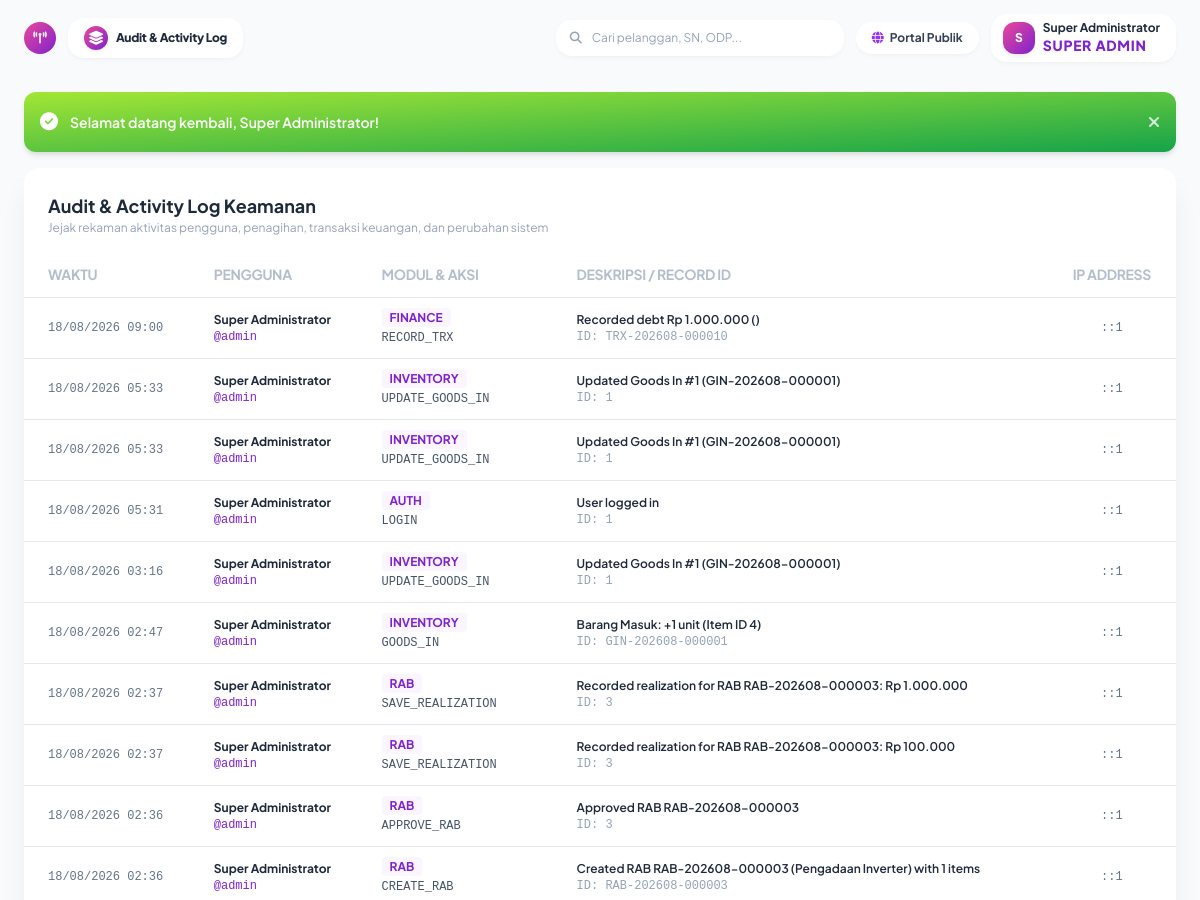
The page /index.php?page=settings_logs (signed in, upper part) on the database as committed earlier.
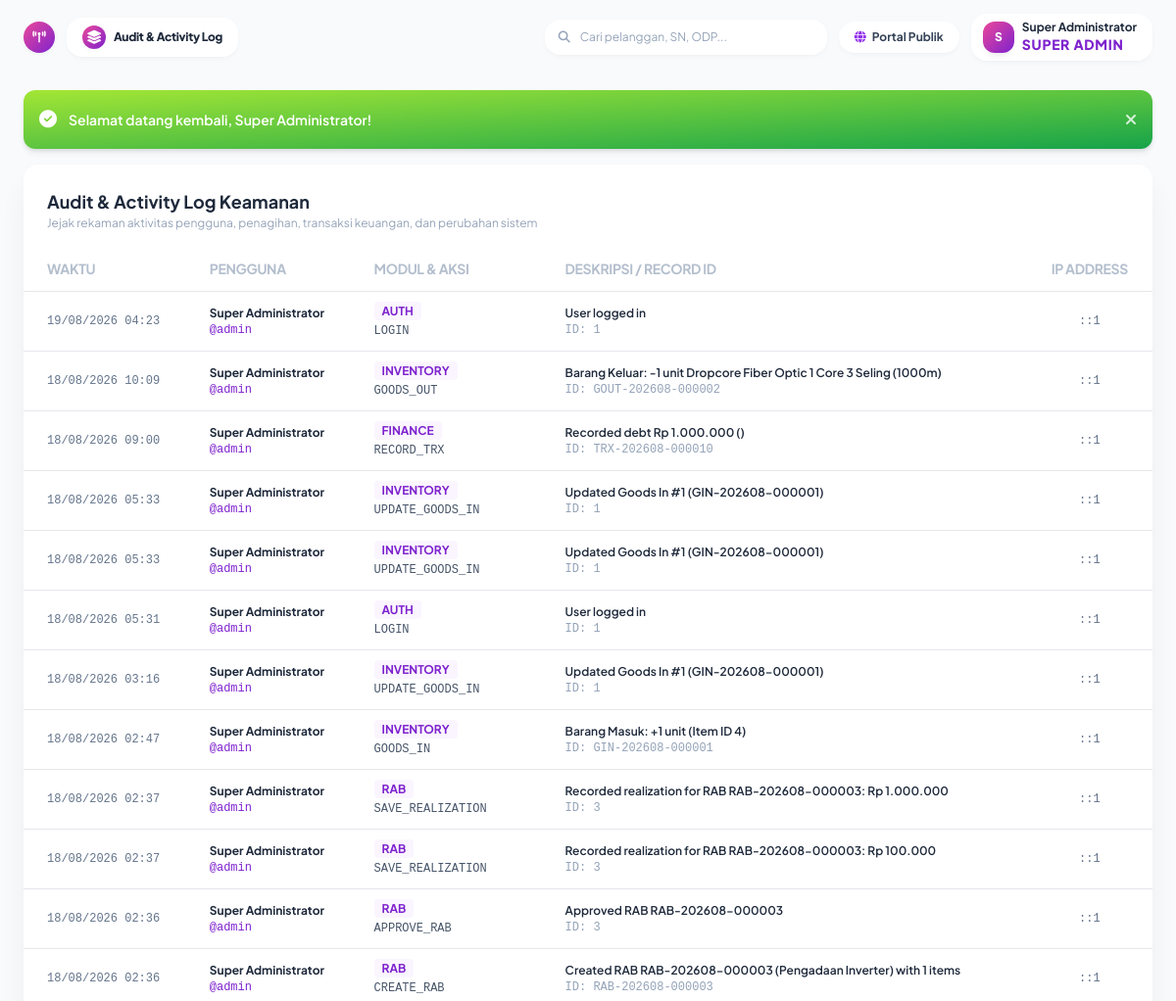
The same page on the database as committed later.
### tables this page shows
CREATE TABLE activity_logs (
    id INTEGER PRIMARY KEY AUTOINCREMENT,
    user_id INTEGER,
    module TEXT NOT NULL,
    action TEXT NOT NULL,
    record_id TEXT,
    old_value TEXT,
    new_value TEXT,
    ip_address TEXT,
    user_agent TEXT,
    created_at DATETIME DEFAULT CURRENT_TIMESTAMP,
    FOREIGN KEY (user_id) REFERENCES users(id) ON DELETE SET NULL
);

CREATE TABLE users (
    id INTEGER PRIMARY KEY AUTOINCREMENT,
    role_id INTEGER NOT NULL,
    name TEXT NOT NULL,
    username TEXT NOT NULL UNIQUE,
    email TEXT NOT NULL UNIQUE,
    phone TEXT,
    password TEXT NOT NULL,
    status TEXT NOT NULL DEFAULT 'active', -- active, inactive, suspended
    avatar TEXT,
    last_login DATETIME,
    created_at DATETIME DEFAULT CURRENT_TIMESTAMP,
    updated_at DATETIME DEFAULT CURRENT_TIMESTAMP, pic_id INTEGER DEFAULT NULL,
    FOREIGN KEY (role_id) REFERENCES roles(id)
);

### app/Controllers/SettingController.php (called while the page is built, shortened)
<?php
require_once __DIR__ . '/../Helpers/Helper.php';
class SettingController {
    public function auditLogs(): void {
        $pdo = getDbConnection();
        $logs = $pdo->query("
            SELECT l.*, u.name as user_name, u.username
            FROM activity_logs l
            LEFT JOIN users u ON l.user_id = u.id
            ORDER BY l.id DESC LIMIT 100
        ")->fetchAll();
        $pageTitle = 'Audit & Activity Log';
        require __DIR__ . '/../Views/settings/audit_logs.php';
        $content = ob_get_clean();
        require __DIR__ . '/../Views/layouts/main.php';
    }
}

### app/Helpers/Helper.php (called while the page is built, shortened)
<?php
class Helper {
    public static function baseUrl(): string {
        $protocol = (!empty($_SERVER['HTTPS']) && $_SERVER['HTTPS'] !== 'off' || ($_SERVER['SERVER_PORT'] ?? 80) == 443) ? "https://" : "http://";
        $host = $_SERVER['HTTP_HOST'] ?? 'localhost';
        $scriptName = $_SERVER['SCRIPT_NAME'] ?? '';
        $dir = dirname($scriptName);
        return rtrim($protocol . $host . $dir, '/');
    }
    public static function url(string $page = '', array $params = []): string {
        $base = self::baseUrl();
        $query = [];
        if ($page !== '') {
            $query['page'] = $page;
        }
        $query = array_merge($query, $params);
        $queryString = http_build_query($query);
        return $base . '/index.php' . ($queryString ? '?' . $queryString : '');
    }
    public static function asset(string $path): string {
        return self::baseUrl() . '/public/assets/' . ltrim($path, '/');
    }
    public static function e(?string $value): string {
        return htmlspecialchars($value ?? '', ENT_QUOTES, 'UTF-8');
    }
    public static function formatDate(?string $dateString, string $format = 'd M Y'): string {
        $time = strtotime($dateString);
        $months = [
            1 => 'Januari', 2 => 'Februari', 3 => 'Maret', 4 => 'April',
            5 => 'Mei', 6 => 'Juni', 7 => 'Juli', 8 => 'Agustus',
            9 => 'September', 10 => 'Oktober', 11 => 'November', 12 => 'Desember'
        ];
        $shortMonths = [
            1 => 'Jan', 2 => 'Feb', 3 => 'Mar', 4 => 'Apr',
            5 => 'Mei', 6 => 'Jun', 7 => 'Jul', 8 => 'Agu',
            9 => 'Sep', 10 => 'Okt', 11 => 'Nov', 12 => 'Des'
        ];
        $d = date('j', $time);
        $m = (int)date('n', $time);
        $y = date('Y', $time);
        if ($format === 'd F Y') {
            return "$d {$months[$m]} $y";
        } elseif ($format === 'd M Y') {
            return "$d {$shortMonths[$m]} $y";
        } elseif ($format === 'd/m/Y H:i') {
            return date('d/m/Y H:i', $time);
        }
        return date($format, $time);
    }
    public static function getFlash(): ?array {
        if (isset($_SESSION['flash'])) {
            $flash = $_SESSION['flash'];
            return $flash;
        }
        return null;
    }
}

### app/Services/AuthService.php (called while the page is built, shortened)
<?php
class AuthService {
    public static function user(): ?array {
        return $_SESSION['user'] ?? null;
    }
}

### app/Views/settings/audit_logs.php (the view, shortened to what this page needs)
<div class="flex flex-wrap -mx-3">
  <div class="w-full max-w-full px-3">
    <div class="relative flex flex-col min-w-0 break-words bg-white shadow-soft-xl rounded-2xl bg-clip-border">
      <div class="p-6 pb-0 mb-0 bg-white border-b-0 rounded-t-2xl">
        <h5 class="font-bold text-slate-800 text-lg">Audit & Activity Log Keamanan</h5>
        <p class="text-xs text-slate-400">Jejak rekaman aktivitas pengguna, penagihan, transaksi keuangan, dan perubahan sistem</p>
      </div>
      <div class="flex-auto px-0 pt-4 pb-2">
        <div class="p-0 overflow-x-auto">
          <table class="items-center w-full mb-0 align-top border-gray-200 text-slate-500">
            <thead class="align-bottom">
              <tr>
                <th class="px-6 py-3 font-bold text-left uppercase align-middle bg-transparent border-b border-gray-200 text-2xs tracking-tight text-slate-400 opacity-70">Waktu</th>
                <th class="px-6 py-3 font-bold text-left uppercase align-middle bg-transparent border-b border-gray-200 text-2xs tracking-tight text-slate-400 opacity-70">Pengguna</th>
                <th class="px-6 py-3 font-bold text-left uppercase align-middle bg-transparent border-b border-gray-200 text-2xs tracking-tight text-slate-400 opacity-70">Modul & Aksi</th>
                <th class="px-6 py-3 font-bold text-left uppercase align-middle bg-transparent border-b border-gray-200 text-2xs tracking-tight text-slate-400 opacity-70">Deskripsi / Record ID</th>
                <th class="px-6 py-3 font-bold text-center uppercase align-middle bg-transparent border-b border-gray-200 text-2xs tracking-tight text-slate-400 opacity-70">IP Address</th>
              </tr>
            </thead>
            <tbody>
              <?php foreach ($logs as $l): ?>
              <tr>
                <td class="p-3 px-6 align-middle bg-transparent border-b whitespace-nowrap text-xs font-mono">
                  <?php echo Helper::formatDate($l['created_at'], 'd/m/Y H:i'); ?>
                </td>
                <td class="p-3 px-6 align-middle bg-transparent border-b whitespace-nowrap text-xs">
                  <span class="font-bold text-slate-800 block"><?php echo Helper::e($l['user_name'] ?? 'System'); ?></span>
                  <?php if (!empty($l['username'])): ?>
                    <span class="text-2xs text-purple-700 font-mono">@<?php echo Helper::e($l['username']); ?></span>
                  <?php endif; ?>
                </td>
                <td class="p-3 px-6 align-middle bg-transparent border-b whitespace-nowrap text-xs">
                  <span class="px-2 py-0.5 rounded bg-purple-50 text-purple-700 font-bold text-2xs uppercase"><?php echo Helper::e($l['module']); ?></span>
                  <span class="text-2xs text-slate-600 font-mono block mt-1"><?php echo Helper::e($l['action']); ?></span>
                </td>
                <td class="p-3 px-6 align-middle bg-transparent border-b whitespace-nowrap text-xs">
                  <span class="font-semibold text-slate-800 block"><?php echo Helper::e($l['new_value'] ?? $l['action']); ?></span>
                  <?php if (!empty($l['record_id'])): ?>
                    <span class="text-2xs text-slate-400 font-mono">ID: <?php echo Helper::e($l['record_id']); ?></span>
                  <?php endif; ?>
                </td>
                <td class="p-3 px-6 text-center align-middle bg-transparent border-b whitespace-nowrap text-xs font-mono">
                  <?php echo Helper::e($l['ip_address']); ?>
                </td>
              </tr>
              <?php endforeach; ?>
            </tbody>
          </table>
        </div>
      </div>
    </div>
  </div>
</div>

### index.php (shortened to what this page needs)
<?php
require_once __DIR__ . '/app/Helpers/Helper.php';
require_once __DIR__ . '/app/Services/AuthService.php';
require_once __DIR__ . '/app/Controllers/SettingController.php';
$page = $_GET['page'] ?? 'landing';
switch ($page) {
    case 'settings_logs':
        (new SettingController())->auditLogs();
        break;
}

### app/Views/layouts/main.php (shortened to what this page needs)
<!DOCTYPE html>
<html lang="id">
<head>
  <link rel="stylesheet" href="https://cdnjs.cloudflare.com/ajax/libs/font-awesome/6.5.2/css/all.min.css" />
  <link href="<?php echo Helper::asset('css/nucleo-icons.css'); ?>" rel="stylesheet" />
  <link href="<?php echo Helper::asset('css/nucleo-svg.css'); ?>" rel="stylesheet" />
  <script src="https://cdn.tailwindcss.com"></script>
</head>
<body class="m-0 font-sans antialiased font-normal text-sm leading-normal bg-slate-50 text-slate-600 min-h-screen">
  <div class="xl:ml-72 min-h-screen flex flex-col justify-between transition-all duration-300">
    <div>
      <?php require __DIR__ . '/../partials/navbar.php'; ?>
      <main class="w-full px-4 sm:px-6 py-4 mx-auto max-w-[1600px] pb-24 xl:pb-6">
        <?php require __DIR__ . '/../partials/alerts.php'; ?>
        <?php echo $content ?? ''; ?>
      </main>
    </div>
  </div>
</body>
</html>

### app/Views/partials/navbar.php (shortened to what this page needs)
<?php
$user = AuthService::user();
$pageTitle = $pageTitle ?? 'Dashboard Utama';
?>
<nav class="sticky top-0 z-30 w-full px-4 sm:px-6 py-2.5 sm:py-3.5 mx-auto max-w-[1600px] flex items-center justify-between">
  <div class="flex items-center gap-2 sm:gap-3">
    <a href="<?php echo Helper::url('dashboard'); ?>" class="xl:hidden flex items-center justify-center w-8 h-8 rounded-2xl bg-gradient-to-tl from-purple-700 to-pink-500 text-white shadow-soft-xs text-xs">
      <i class="fa-solid fa-tower-broadcast"></i>
    </a>
    <div class="flex items-center gap-2 px-3.5 sm:px-4 py-1.5 sm:py-2 bg-white/90 backdrop-blur-md rounded-2xl shadow-soft-xs">
      <div class="w-5 h-5 sm:w-6 sm:h-6 rounded-xl bg-gradient-to-tl from-purple-700 to-pink-500 text-white flex items-center justify-center text-3xs shadow-soft-xs shrink-0">
        <i class="fa-solid fa-layer-group"></i>
      </div>
      <span class="text-2xs sm:text-xs font-black text-slate-800 tracking-tight leading-none truncate max-w-[150px] sm:max-w-none"><?php echo Helper::e($pageTitle); ?></span>
    </div>
  </div>
  <div class="flex items-center gap-2 sm:gap-3">
    <div class="relative hidden md:block w-72">
      <span class="absolute inset-y-0 left-0 flex items-center pl-3.5 pointer-events-none text-slate-400">
      </span>
      <input type="text" placeholder="Cari pelanggan, SN, ODP..." class="w-full text-xs pl-9 pr-3.5 py-2.5 rounded-2xl bg-white focus:outline-none focus:ring-2 focus:ring-purple-500/20 shadow-soft-xs placeholder:text-slate-400">
    </div>
    <a href="<?php echo Helper::url('landing'); ?>" target="_blank" class="px-3 sm:px-4 py-1.5 sm:py-2 text-2xs sm:text-xs font-bold text-slate-700 bg-white hover:bg-slate-50 rounded-2xl shadow-soft-xs transition-colors flex items-center gap-1.5">
      <i class="fa-solid fa-globe text-purple-600"></i>
      <span class="hidden sm:inline">Portal Publik</span>
    </a>
    <div class="flex items-center gap-2 px-2.5 sm:px-3 py-1 sm:py-1.5 bg-white/90 backdrop-blur-md rounded-2xl shadow-soft-xs">
      <div class="w-7 h-7 sm:w-8 sm:h-8 rounded-xl bg-gradient-to-tl from-purple-700 to-pink-500 text-white flex items-center justify-center font-black text-2xs sm:text-xs shadow-soft-sm shrink-0">
        <?php echo strtoupper(substr($user['name'] ?? 'A', 0, 1)); ?>
      </div>
      <div class="hidden sm:block text-left pr-1">
        <span class="text-xs font-bold text-slate-800 block leading-tight"><?php echo Helper::e($user['name'] ?? 'Admin'); ?></span>
        <span class="text-3xs text-purple-700 font-extrabold block uppercase tracking-wider"><?php echo Helper::e($user['role_display'] ?? $user['role_name'] ?? 'Super Admin'); ?></span>
      </div>
    </div>
  </div>
</nav>

### app/Views/partials/alerts.php
<?php
$flash = Helper::getFlash();
if ($flash):
    $type = $flash['type'];
    $message = $flash['message'];
    $colors = [
        'success' => 'bg-gradient-to-tl from-green-600 to-lime-400 text-white',
        'error' => 'bg-gradient-to-tl from-red-600 to-rose-400 text-white',
        'warning' => 'bg-gradient-to-tl from-orange-500 to-yellow-400 text-white',
        'info' => 'bg-gradient-to-tl from-blue-600 to-cyan-400 text-white',
    ];
    $icon = [
        'success' => 'fa-circle-check',
        'error' => 'fa-triangle-exclamation',
        'warning' => 'fa-circle-exclamation',
        'info' => 'fa-circle-info',
    ];
    $colorClass = $colors[$type] ?? $colors['info'];
    $iconClass = $icon[$type] ?? $icon['info'];
?>
<div class="relative p-4 mb-4 text-sm rounded-xl <?php echo $colorClass; ?> shadow-soft-md flex items-center justify-between transition-all duration-300">
    <div class="flex items-center">
        <i class="fa-solid <?php echo $iconClass; ?> mr-3 text-lg"></i>
        <span class="font-semibold"><?php echo Helper::e($message); ?></span>
    </div>
    <button type="button" onclick="this.parentElement.remove()" class="text-white opacity-80 hover:opacity-100 transition-opacity">
        <i class="fa-solid fa-xmark text-base"></i>
    </button>
</div>
<?php endif; ?>

### app/Views/layouts/main.php (style rules this page uses)
body { font-family: 'Plus Jakarta Sans', sans-serif; background-color: #f8fafc; -webkit-tap-highlight-color: transparent; }

Rows that differ between the two databases and show on the page:
added activity_logs: created_at "19/08/2026 04:23", user.name "Super Administrator", user.username "admin", module "AUTH", action "LOGIN", new_value "User logged in", record "1", ip_address "::1"
added activity_logs: created_at "18/08/2026 10:09", user.name "Super Administrator", user.username "admin", module "INVENTORY", action "GOODS_OUT", new_value "Barang Keluar: -1 unit Dropcore Fiber Optic 1 Core 3 Seling (1000m)", record "GOUT-202608-000002", ip_address "::1"
